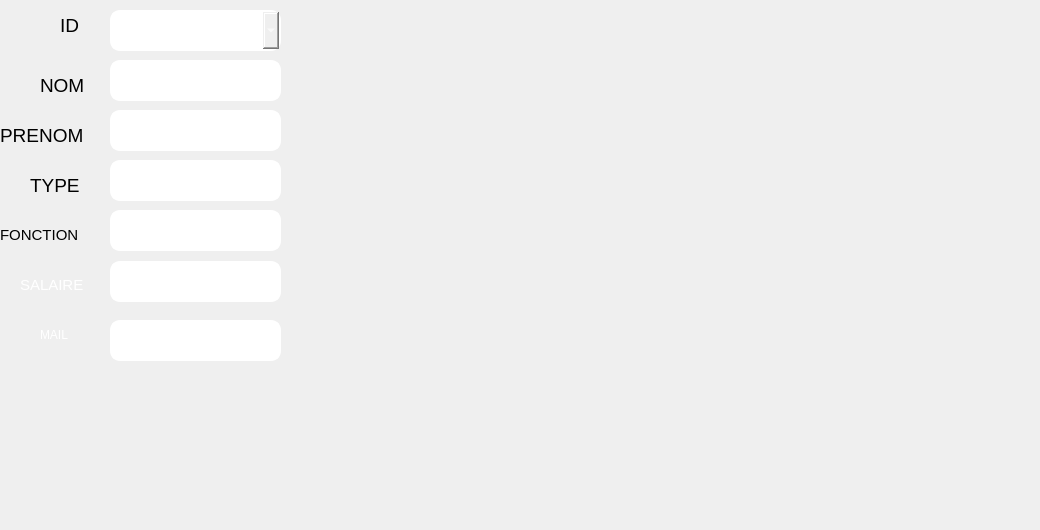
     <widget class="QWidget" name="tab_19">
      <attribute name="title">
       <string>Modifier</string>
      </attribute>
      <widget class="QLineEdit" name="lineEdit_nom_4">
       <property name="geometry">
        <rect>
         <x>110</x>
         <y>60</y>
         <width>171</width>
         <height>41</height>
        </rect>
       </property>
       <property name="styleSheet">
        <string notr="true">border-style: solid;
color: rgb(255, 255, 255);
border-color: white;
border-width: 2px;
border-radius: 10px;</string>
       </property>
      </widget>
      <widget class="QLineEdit" name="lineEdit_type_4">
       <property name="geometry">
        <rect>
         <x>110</x>
         <y>160</y>
         <width>171</width>
         <height>41</height>
        </rect>
       </property>
       <property name="styleSheet">
        <string notr="true">border-style: solid;
color: rgb(255, 255, 255);
border-color: white;
border-width: 2px;
border-radius: 10px;</string>
       </property>
      </widget>
      <widget class="QPushButton" name="pushButton_Modifier_2">
       <property name="geometry">
        <rect>
         <x>330</x>
         <y>390</y>
         <width>71</width>
         <height>61</height>
        </rect>
       </property>
       <property name="styleSheet">
        <string notr="true">border-style:solid;
bordor-color:white;
border-width:2px;
border-radius:10px;
color:rjb(255,255,255);
background-image: url(:/img/img/illustration-refresh-icon_53876-5630.jpg);
</string>
       </property>
       <property name="text">
        <string/>
       </property>
      </widget>
      <widget class="QLineEdit" name="lineEdit_prenom_6">
       <property name="geometry">
        <rect>
         <x>110</x>
         <y>110</y>
         <width>171</width>
         <height>41</height>
        </rect>
       </property>
       <property name="styleSheet">
        <string notr="true">border-style: solid;
color: rgb(255, 255, 255);
border-color: white;
border-width: 2px;
border-radius: 10px;</string>
       </property>
      </widget>
      <widget class="QComboBox" name="comboBox_id_2">
       <property name="geometry">
        <rect>
         <x>110</x>
         <y>10</y>
         <width>171</width>
         <height>41</height>
        </rect>
       </property>
       <property name="styleSheet">
        <string notr="true">border-style: solid;
color: rgb(255, 255, 255);
border-color: white;
border-width: 2px;
border-radius: 10px;</string>
       </property>
      </widget>
      <widget class="QLineEdit" name="lineEdit_maila_2">
       <property name="geometry">
        <rect>
         <x>110</x>
         <y>320</y>
         <width>171</width>
         <height>41</height>
        </rect>
       </property>
       <property name="styleSheet">
        <string notr="true">border-style: solid;
color: rgb(255, 255, 255);
border-color: white;
border-width: 2px;
border-radius: 10px;</string>
       </property>
      </widget>
      <widget class="QLineEdit" name="lineEdit_fonctiona_2">
       <property name="geometry">
        <rect>
         <x>110</x>
         <y>210</y>
         <width>171</width>
         <height>41</height>
        </rect>
       </property>
       <property name="styleSheet">
        <string notr="true">border-style: solid;
color: rgb(255, 255, 255);
border-color: white;
border-width: 2px;
border-radius: 10px;</string>
       </property>
      </widget>
      <widget class="QLineEdit" name="lineEdit_salairea_2">
       <property name="geometry">
        <rect>
         <x>110</x>
         <y>261</y>
         <width>171</width>
         <height>41</height>
        </rect>
       </property>
       <property name="styleSheet">
        <string notr="true">border-style: solid;
color: rgb(255, 255, 255);
border-color: white;
border-width: 2px;
border-radius: 10px;</string>
       </property>
      </widget>
      <widget class="QPushButton" name="pb_ajouter_7">
       <property name="geometry">
        <rect>
         <x>290</x>
         <y>20</y>
         <width>31</width>
         <height>31</height>
        </rect>
       </property>
       <property name="styleSheet">
        <string notr="true">background-image: url(:/img/img/GreenCheck.jpg);
border-style:solid;
bordor-color:white;
border-width:2px;
border-radius:10px;
color:rjb(255,255,255);</string>
       </property>
       <property name="text">
        <string/>
       </property>
      </widget>
      <widget class="QLabel" name="label_102">
       <property name="enabled">
        <bool>false</bool>
       </property>
       <property name="geometry">
        <rect>
         <x>40</x>
         <y>320</y>
         <width>41</width>
         <height>31</height>
        </rect>
       </property>
       <property name="maximumSize">
        <size>
         <width>94</width>
         <height>76</height>
        </size>
       </property>
       <property name="font">
        <font>
         <family>MS Shell Dlg 2</family>
         <pointsize>11</pointsize>
         <weight>50</weight>
         <italic>false</italic>
         <bold>false</bold>
        </font>
       </property>
       <property name="toolTip">
        <string>&lt;html&gt;&lt;head/&gt;&lt;body&gt;&lt;p&gt;ID&lt;/p&gt;&lt;/body&gt;&lt;/html&gt;</string>
       </property>
       <property name="styleSheet">
        <string notr="true">background-image: url(:/img/img/585e4adacb11b227491c3392.png);

color: rgb(255,255,255);
</string>
       </property>
       <property name="text">
        <string>&lt;html&gt;&lt;head/&gt;&lt;body&gt;&lt;p&gt;&lt;span style=&quot; font-size:9pt;&quot;&gt;MAIL&lt;/span&gt;&lt;/p&gt;&lt;/body&gt;&lt;/html&gt;</string>
       </property>
       <property name="wordWrap">
        <bool>false</bool>
       </property>
      </widget>
      <widget class="QLabel" name="label_56">
       <property name="enabled">
        <bool>false</bool>
       </property>
       <property name="geometry">
        <rect>
         <x>30</x>
         <y>170</y>
         <width>61</width>
         <height>31</height>
        </rect>
       </property>
       <property name="maximumSize">
        <size>
         <width>94</width>
         <height>76</height>
        </size>
       </property>
       <property name="font">
        <font>
         <family>MS Shell Dlg 2</family>
         <pointsize>11</pointsize>
         <weight>50</weight>
         <italic>false</italic>
         <bold>false</bold>
        </font>
       </property>
       <property name="toolTip">
        <string>&lt;html&gt;&lt;head/&gt;&lt;body&gt;&lt;p&gt;ID&lt;/p&gt;&lt;/body&gt;&lt;/html&gt;</string>
       </property>
       <property name="styleSheet">
        <string notr="true">background-image: url(:/img/img/585e4adacb11b227491c3392.png);

color: rgb(0, 0, 0);
</string>
       </property>
       <property name="text">
        <string>&lt;html&gt;&lt;head/&gt;&lt;body&gt;&lt;p&gt;&lt;span style=&quot; font-size:14pt;&quot;&gt;TYPE&lt;/span&gt;&lt;/p&gt;&lt;/body&gt;&lt;/html&gt;</string>
       </property>
       <property name="wordWrap">
        <bool>false</bool>
       </property>
      </widget>
      <widget class="QLabel" name="label_103">
       <property name="enabled">
        <bool>false</bool>
       </property>
       <property name="geometry">
        <rect>
         <x>0</x>
         <y>220</y>
         <width>94</width>
         <height>31</height>
        </rect>
       </property>
       <property name="maximumSize">
        <size>
         <width>94</width>
         <height>76</height>
        </size>
       </property>
       <property name="font">
        <font>
         <family>MS Shell Dlg 2</family>
         <pointsize>11</pointsize>
         <weight>50</weight>
         <italic>false</italic>
         <bold>false</bold>
        </font>
       </property>
       <property name="toolTip">
        <string>&lt;html&gt;&lt;head/&gt;&lt;body&gt;&lt;p&gt;ID&lt;/p&gt;&lt;/body&gt;&lt;/html&gt;</string>
       </property>
       <property name="styleSheet">
        <string notr="true">background-image: url(:/img/img/585e4adacb11b227491c3392.png);

color: rgb(0, 0, 0);
</string>
       </property>
       <property name="text">
        <string>&lt;html&gt;&lt;head/&gt;&lt;body&gt;&lt;p&gt;FONCTION&lt;/p&gt;&lt;/body&gt;&lt;/html&gt;</string>
       </property>
       <property name="wordWrap">
        <bool>false</bool>
       </property>
      </widget>
      <widget class="QLabel" name="label_104">
       <property name="enabled">
        <bool>false</bool>
       </property>
       <property name="geometry">
        <rect>
         <x>20</x>
         <y>270</y>
         <width>81</width>
         <height>31</height>
        </rect>
       </property>
       <property name="maximumSize">
        <size>
         <width>94</width>
         <height>76</height>
        </size>
       </property>
       <property name="font">
        <font>
         <family>MS Shell Dlg 2</family>
         <pointsize>11</pointsize>
         <weight>50</weight>
         <italic>false</italic>
         <bold>false</bold>
        </font>
       </property>
       <property name="toolTip">
        <string>&lt;html&gt;&lt;head/&gt;&lt;body&gt;&lt;p&gt;ID&lt;/p&gt;&lt;/body&gt;&lt;/html&gt;</string>
       </property>
       <property name="styleSheet">
        <string notr="true">background-image: url(:/img/img/585e4adacb11b227491c3392.png);

color: rgb(255,255,255);
</string>
       </property>
       <property name="text">
        <string>&lt;html&gt;&lt;head/&gt;&lt;body&gt;&lt;p&gt;SALAIRE&lt;/p&gt;&lt;/body&gt;&lt;/html&gt;</string>
       </property>
       <property name="wordWrap">
        <bool>false</bool>
       </property>
      </widget>
      <widget class="QLabel" name="label_105">
       <property name="enabled">
        <bool>false</bool>
       </property>
       <property name="geometry">
        <rect>
         <x>40</x>
         <y>70</y>
         <width>51</width>
         <height>31</height>
        </rect>
       </property>
       <property name="maximumSize">
        <size>
         <width>94</width>
         <height>76</height>
        </size>
       </property>
       <property name="font">
        <font>
         <family>MS Shell Dlg 2</family>
         <pointsize>11</pointsize>
         <weight>50</weight>
         <italic>false</italic>
         <bold>false</bold>
        </font>
       </property>
       <property name="toolTip">
        <string>&lt;html&gt;&lt;head/&gt;&lt;body&gt;&lt;p&gt;ID&lt;/p&gt;&lt;/body&gt;&lt;/html&gt;</string>
       </property>
       <property name="styleSheet">
        <string notr="true">background-image: url(:/img/img/585e4adacb11b227491c3392.png);

color: rgb(0, 0, 0);
</string>
       </property>
       <property name="text">
        <string>&lt;html&gt;&lt;head/&gt;&lt;body&gt;&lt;p&gt;&lt;span style=&quot; font-size:14pt;&quot;&gt;NOM&lt;/span&gt;&lt;/p&gt;&lt;/body&gt;&lt;/html&gt;</string>
       </property>
       <property name="wordWrap">
        <bool>false</bool>
       </property>
      </widget>
      <widget class="QLabel" name="label_57">
       <property name="enabled">
        <bool>false</bool>
       </property>
       <property name="geometry">
        <rect>
         <x>60</x>
         <y>10</y>
         <width>31</width>
         <height>31</height>
        </rect>
       </property>
       <property name="maximumSize">
        <size>
         <width>94</width>
         <height>76</height>
        </size>
       </property>
       <property name="font">
        <font>
         <family>MS Shell Dlg 2</family>
         <pointsize>11</pointsize>
         <weight>50</weight>
         <italic>false</italic>
         <bold>false</bold>
        </font>
       </property>
       <property name="toolTip">
        <string>&lt;html&gt;&lt;head/&gt;&lt;body&gt;&lt;p&gt;ID&lt;/p&gt;&lt;/body&gt;&lt;/html&gt;</string>
       </property>
       <property name="styleSheet">
        <string notr="true">background-image: url(:/img/img/585e4adacb11b227491c3392.png);

color: rgb(0, 0, 0);
</string>
       </property>
       <property name="text">
        <string>&lt;html&gt;&lt;head/&gt;&lt;body&gt;&lt;p&gt;&lt;span style=&quot; font-size:14pt;&quot;&gt;ID&lt;/span&gt;&lt;/p&gt;&lt;/body&gt;&lt;/html&gt;</string>
       </property>
       <property name="wordWrap">
        <bool>false</bool>
       </property>
      </widget>
      <widget class="QLabel" name="label_58">
       <property name="enabled">
        <bool>false</bool>
       </property>
       <property name="geometry">
        <rect>
         <x>0</x>
         <y>120</y>
         <width>91</width>
         <height>31</height>
        </rect>
       </property>
       <property name="maximumSize">
        <size>
         <width>94</width>
         <height>76</height>
        </size>
       </property>
       <property name="font">
        <font>
         <family>MS Shell Dlg 2</family>
         <pointsize>11</pointsize>
         <weight>50</weight>
         <italic>false</italic>
         <bold>false</bold>
        </font>
       </property>
       <property name="toolTip">
        <string>&lt;html&gt;&lt;head/&gt;&lt;body&gt;&lt;p&gt;ID&lt;/p&gt;&lt;/body&gt;&lt;/html&gt;</string>
       </property>
       <property name="styleSheet">
        <string notr="true">background-image: url(:/img/img/585e4adacb11b227491c3392.png);

color: rgb(0, 0, 0);
</string>
       </property>
       <property name="text">
        <string>&lt;html&gt;&lt;head/&gt;&lt;body&gt;&lt;p&gt;&lt;span style=&quot; font-size:14pt;&quot;&gt;PRENOM&lt;/span&gt;&lt;/p&gt;&lt;/body&gt;&lt;/html&gt;</string>
       </property>
       <property name="wordWrap">
        <bool>false</bool>
       </property>
      </widget>
      <widget class="QLabel" name="label_15">
       <property name="geometry">
        <rect>
         <x>910</x>
         <y>400</y>
         <width>121</width>
         <height>121</height>
        </rect>
       </property>
       <property name="styleSheet">
        <string notr="true">background-image: url(:/img/img/1024px-Volkswagen_Logo_till_1995.svg.png);</string>
       </property>
       <property name="text">
        <string/>
       </property>
      </widget>
     </widget>
